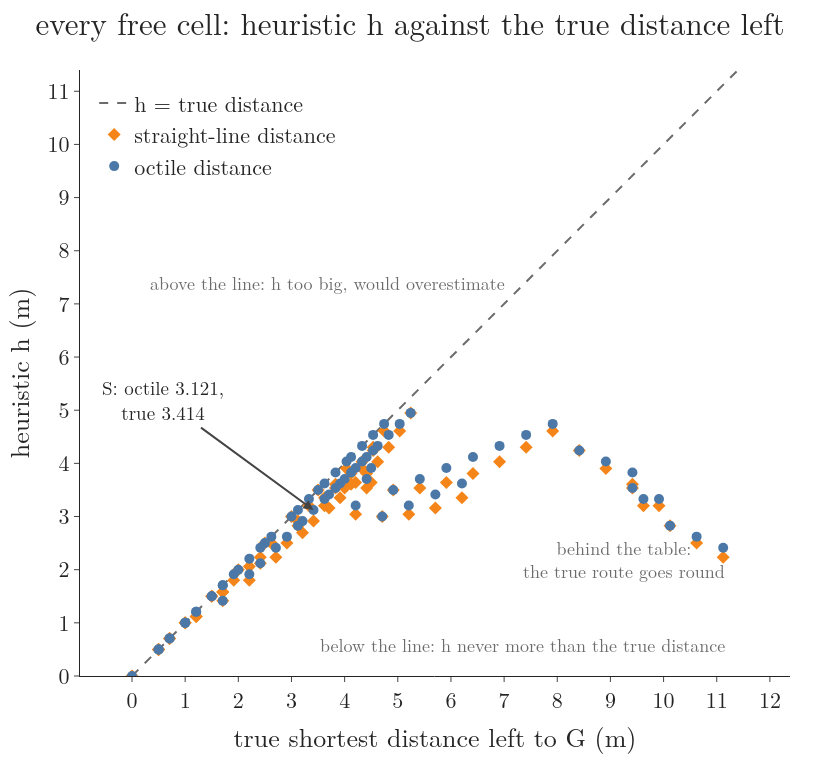

This chart was generated by the following Python code:
"""Is the guess ever too big? For each of the 76 free cells: across, the true shortest distance left to the goal
cell G (a Dijkstra run backwards from G); up, the guess h, octile distance (blue) and straight-line distance (orange).
Every dot is on or below the line guess = true distance: neither guess ever overestimates. The cell S: octile 3.121 m,
straight line 2.915 m, true 3.414 m. Cells behind the table and the cabinet are far below the line: their true
route goes all the way round. Run -> admissible.png"""
from pathlib import Path

import plotly.graph_objects as go
from gifkit import BLUE, FONT, GREY, ORANGE
from searchkit import START, dist_from, free_cells, octile, straight

here = Path(__file__).parent
Hs = dist_from((7, 7))
cells = free_cells()
assert len(cells) == 76
assert all(octile(c) <= Hs[c] + 1e-9 for c in cells) and all(straight(c) <= octile(c) + 1e-9 for c in cells)
n_exact = sum(abs(octile(c) - Hs[c]) < 1e-9 for c in cells)
assert n_exact == 31
assert (round(octile(START), 3), round(straight(START), 3), round(Hs[START], 3)) == (3.121, 2.915, 3.414)

fig = go.Figure()
fig.add_trace(go.Scatter(x=[0, 11.4], y=[0, 11.4], mode="lines", line=dict(color=GREY, dash="dash", width=2),
                         name="h = true distance"))
fig.add_trace(go.Scatter(x=[Hs[c] for c in cells], y=[straight(c) for c in cells], mode="markers",
                         marker=dict(size=10, color=ORANGE, symbol="diamond"), name="straight-line distance"))
fig.add_trace(go.Scatter(x=[Hs[c] for c in cells], y=[octile(c) for c in cells], mode="markers",
                         marker=dict(size=10, color=BLUE), name="octile distance"))
fig.add_annotation(x=Hs[START], y=octile(START), ax=-150, ay=-110, text="S: octile 3.121,<br>true 3.414",
                   showarrow=True, arrowhead=2, arrowwidth=2, font=dict(size=19), bgcolor="white")
fig.add_annotation(x=11.2, y=2.2, text="behind the table:<br>the true route goes round", showarrow=False,
                   font=dict(size=18, color=GREY), xanchor="right")
fig.add_annotation(x=0.3, y=7.4, text="above the line: h too big, would overestimate", showarrow=False, font=dict(size=18, color=GREY),
                   xanchor="left")
fig.add_annotation(x=11.2, y=0.6, text="below the line: h never more than the true distance", showarrow=False,
                   font=dict(size=18, color=GREY), xanchor="right")
fig.update_xaxes(title="true shortest distance left to G (m)", range=[0, 11.4], dtick=1)
fig.update_yaxes(title="heuristic h (m)", range=[0, 11.4], dtick=1, scaleanchor="x")
fig.update_layout(template="simple_white", font=FONT, width=820, height=760, title=dict(
    text="every free cell: heuristic h against the true distance left", x=0.5), legend=dict(x=0.02, y=0.98, bgcolor="white"),
    margin=dict(l=80, r=30, t=70, b=70))
fig.write_image(here / "admissible.png")
